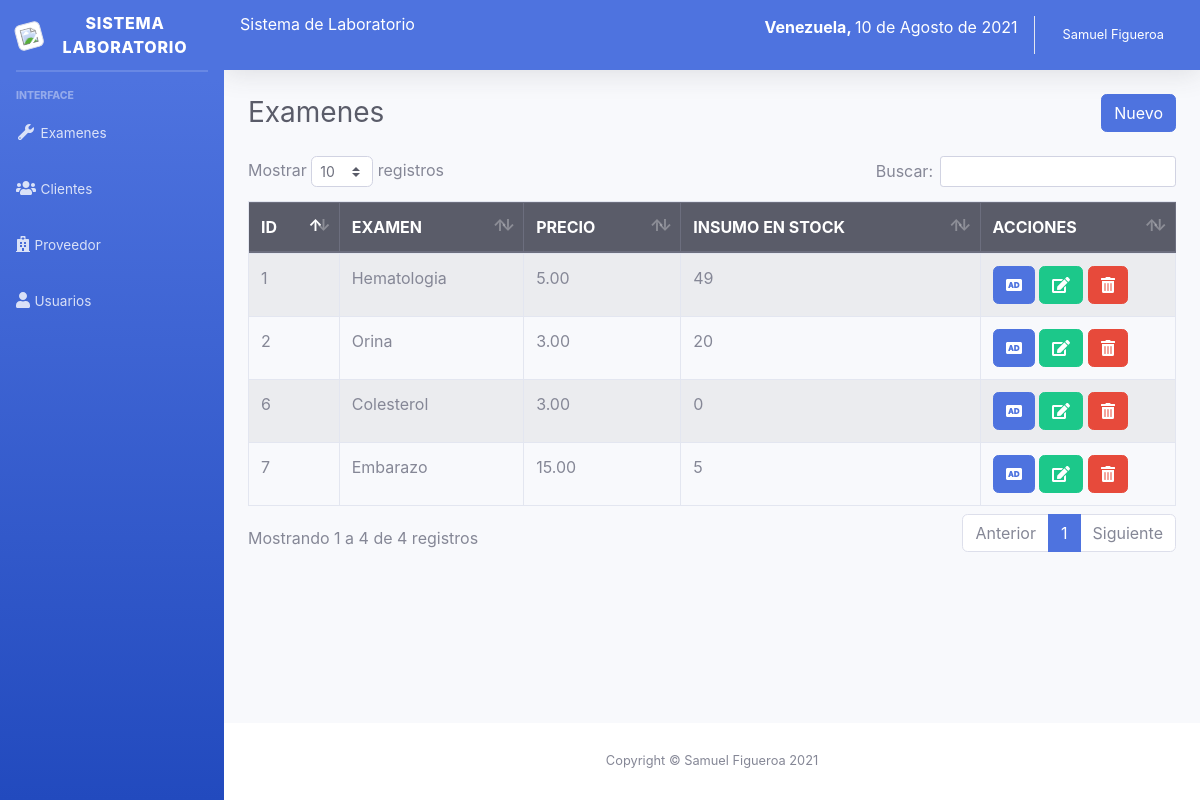
/sistema/lista_productos.php (signed in), run on the app's committed database.
### tables this page shows
CREATE TABLE `producto` (
  `codproducto` int(11) NOT NULL,
  `descripcion` varchar(200) NOT NULL,
  `proveedor` int(11) NOT NULL,
  `precio` decimal(10,2) NOT NULL,
  `existencia` int(11) NOT NULL,
  `usuario_id` int(11) NOT NULL
);

### sistema/includes/functions.php (called while the page is built, shortened)
<?php
	function fechaPeru(){
		$mes = array("","Enero",
					  "Febrero",
					  "Marzo",
					  "Abril",
					  "Mayo",
					  "Junio",
					  "Julio",
					  "Agosto",
					  "Septiembre",
					  "Octubre",
					  "Noviembre",
					  "Diciembre");
		return date('d')." de ". $mes[date('n')] . " de " . date('Y');
	}
 ?>

### sistema/lista_productos.php (the view)
<?php include_once "includes/header.php"; ?>
<div class="container-fluid">
	<div class="d-sm-flex align-items-center justify-content-between mb-4">
		<h1 class="h3 mb-0 text-gray-800">Examenes</h1>
		<a href="registro_producto.php" class="btn btn-primary">Nuevo</a>
	</div>
	<div class="row">
		<div class="col-lg-12">
			<div class="table-responsive">
				<table class="table table-striped table-bordered" id="table">
					<thead class="thead-dark">
						<tr>
							<th>ID</th>
							<th>EXAMEN</th>
							<th>PRECIO</th>
							<th>INSUMO EN STOCK</th>
							<?php if ($_SESSION['rol'] == 1) { ?>
							<th>ACCIONES</th>
							<?php } ?>
						</tr>
					</thead>
					<tbody>
						<?php
						include "../conexion.php";
						$query = mysqli_query($conexion, "SELECT * FROM producto");
						$result = mysqli_num_rows($query);
						if ($result > 0) {
							while ($data = mysqli_fetch_assoc($query)) { ?>
								<tr>
									<td><?php echo $data['codproducto']; ?></td>
									<td><?php echo $data['descripcion']; ?></td>
									<td><?php echo $data['precio']; ?></td>
									<td><?php echo $data['existencia']; ?></td>
										<?php if ($_SESSION['rol'] == 1) { ?>
									<td>
										<a href="agregar_producto.php?id=<?php echo $data['codproducto']; ?>" class="btn btn-primary"><i class='fas fa-audio-description'></i></a>
										<a href="editar_producto.php?id=<?php echo $data['codproducto']; ?>" class="btn btn-success"><i class='fas fa-edit'></i></a>
										<form action="eliminar_producto.php?id=<?php echo $data['codproducto']; ?>" method="post" class="confirmar d-inline">
											<button class="btn btn-danger" type="submit"><i class='fas fa-trash-alt'></i> </button>
										</form>
									</td>
										<?php } ?>
								</tr>
						<?php }
						} ?>
					</tbody>
				</table>
			</div>
		</div>
	</div>
</div>
</div>
<?php include_once "includes/footer.php"; ?>

### sistema/includes/header.php (shortened to what this page needs)
<?php
include "includes/functions.php";
?>
<!DOCTYPE html>
<html lang="en">
<head>
	<link href="css/sb-admin-2.min.css" rel="stylesheet">
	<link rel="stylesheet" href="css/dataTables.bootstrap4.min.css">
</head>
<body id="page-top">
	<div id="wrapper">
		<?php include_once "includes/menu.php"; ?>
		<div id="content-wrapper" class="d-flex flex-column">
			<div id="content">
				<nav class="navbar navbar-expand navbar-light bg-primary text-white topbar mb-4 static-top shadow">
					<div class="input-group">
						<h6>Sistema de Laboratorio</h6>
						<p class="ml-auto"><strong>Venezuela, </strong><?php echo fechaPeru(); ?></p>
					</div>
					<ul class="navbar-nav ml-auto">
						<li class="nav-item dropdown no-arrow">
							<a class="nav-link dropdown-toggle" href="#" id="userDropdown" role="button" data-toggle="dropdown" aria-haspopup="true" aria-expanded="false">
								<span class="mr-2 d-none d-lg-inline small text-white"><?php echo $_SESSION['nombre']; ?></span>
							</a>
						</li>
					</ul>
				</nav>

### sistema/includes/menu.php (shortened to what this page needs)
<ul class="navbar-nav bg-gradient-primary sidebar sidebar-dark accordion" id="accordionSidebar">
	<a class="sidebar-brand d-flex align-items-center justify-content-center" href="index.php">
		<div class="sidebar-brand-icon rotate-n-15">
			<img src="img/logo.jpg" class="img-thumbnail">
		</div>
		<div class="sidebar-brand-text mx-3">Sistema Laboratorio</div>
	</a>
	<hr class="sidebar-divider my-0">
	<hr class="sidebar-divider">
	<div class="sidebar-heading">
		Interface
	</div>
	<li class="nav-item">
		<a class="nav-link collapsed" href="#" data-toggle="collapse" data-target="#collapseUtilities" aria-expanded="true" aria-controls="collapseUtilities">
			<i class="fas fa-fw fa-wrench"></i>
			<span>Examenes</span>
		</a>
	</li>
	<li class="nav-item">
		<a class="nav-link collapsed" href="#" data-toggle="collapse" data-target="#collapseClientes" aria-expanded="true" aria-controls="collapseUtilities">
			<i class="fas fa-users"></i>
			<span>Clientes</span>
		</a>
	</li>
	<li class="nav-item">
		<a class="nav-link collapsed" href="#" data-toggle="collapse" data-target="#collapseProveedor" aria-expanded="true" aria-controls="collapseUtilities">
			<i class="fas fa-hospital"></i>
			<span>Proveedor</span>
		</a>
	</li>
	<?php if ($_SESSION['rol'] == 1) { ?>
		<li class="nav-item">
			<a class="nav-link collapsed" href="#" data-toggle="collapse" data-target="#collapseUsuarios" aria-expanded="true" aria-controls="collapseUtilities">
				<i class="fas fa-user"></i>
				<span>Usuarios</span>
			</a>
		</li>
	<?php } ?>
</ul>

### sistema/includes/footer.php (shortened to what this page needs)
<footer class="sticky-footer bg-white">
  <div class="container my-auto">
    <div class="copyright text-center my-auto">
      <span>Copyright &copy; Samuel Figueroa <?php echo date("Y"); ?></span>
    </div>
  </div>
</footer>
</div>
</div>
</body>
</html>

### data on the page
producto: codproducto "1", descripcion "Hematologia", precio "5.00", existencia "49"
producto: codproducto "2", descripcion "Orina", precio "3.00", existencia "20"
producto: codproducto "6", descripcion "Colesterol", precio "3.00", existencia "0"
producto: codproducto "7", descripcion "Embarazo", precio "15.00", existencia "5"

### other printed values
fechaPeru() "10 de Agosto de 2021"
$_SESSION['nombre'] "Samuel Figueroa"
